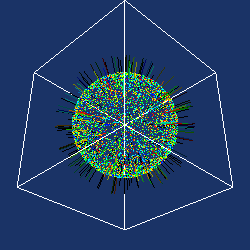

The Python source for this figure:
#!/usr/bin/env python

# Demonstrate vtkPCANormalEstimation by extracting points near a sphere
# surface, estimating normals oriented toward a point, and rendering
# with hedgehog normals.

# Factory overrides
import vtkmodules.vtkInteractionStyle  # noqa: F401
import vtkmodules.vtkRenderingFreeType  # noqa: F401
import vtkmodules.vtkRenderingOpenGL2  # noqa: F401

from vtkmodules.vtkCommonCore import vtkMath
from vtkmodules.vtkCommonDataModel import vtkSphere
from vtkmodules.vtkCommonSystem import vtkTimerLog
from vtkmodules.vtkFiltersCore import (
    vtkHedgeHog,
    vtkMaskPoints,
)
from vtkmodules.vtkFiltersModeling import vtkOutlineFilter
from vtkmodules.vtkFiltersPoints import (
    vtkBoundedPointSource,
    vtkFitImplicitFunction,
    vtkPCANormalEstimation,
)
from vtkmodules.vtkRenderingCore import (
    vtkActor,
    vtkPointGaussianMapper,
    vtkPolyDataMapper,
    vtkRenderWindow,
    vtkRenderWindowInteractor,
    vtkRenderer,
)

# Parameters
n_pts = 1000000
math = vtkMath()
math.RandomSeed(31415)

# Bounded random point source
points = vtkBoundedPointSource()
points.SetNumberOfPoints(n_pts)
points.ProduceRandomScalarsOn()
points.ProduceCellOutputOff()
points.Update()

# Sphere implicit function
sphere = vtkSphere()
sphere.SetCenter(0, 0, 0)
sphere.SetRadius(0.75)

# Extract points near sphere surface
extract = vtkFitImplicitFunction()
extract.SetInputConnection(points.GetOutputPort())
extract.SetImplicitFunction(sphere)
extract.SetThreshold(0.005)
extract.Update()

# Estimate PCA normals oriented toward origin
normal_estimator = vtkPCANormalEstimation()
normal_estimator.SetInputConnection(extract.GetOutputPort())
normal_estimator.SetSampleSize(20)
normal_estimator.FlipNormalsOn()
normal_estimator.SetNormalOrientationToPoint()
normal_estimator.SetOrientationPoint(0, 0, 0)

timer = vtkTimerLog()
timer.StartTimer()
normal_estimator.Update()
timer.StopTimer()
print("Points processed: {0}".format(n_pts))
print("   Time to generate normals: {0}".format(timer.GetElapsedTime()))

normal_mapper = vtkPointGaussianMapper()
normal_mapper.SetInputConnection(normal_estimator.GetOutputPort())
normal_mapper.EmissiveOff()
normal_mapper.SetScaleFactor(0.0)

normal_actor = vtkActor()
normal_actor.SetMapper(normal_mapper)

# Draw normals as hedgehog
mask = vtkMaskPoints()
mask.SetInputConnection(normal_estimator.GetOutputPort())
mask.SetRandomModeType(1)
mask.SetMaximumNumberOfPoints(250)

hedgehog = vtkHedgeHog()
hedgehog.SetInputConnection(mask.GetOutputPort())
hedgehog.SetVectorModeToUseNormal()
hedgehog.SetScaleFactor(0.25)

hedgehog_mapper = vtkPolyDataMapper()
hedgehog_mapper.SetInputConnection(hedgehog.GetOutputPort())

hedgehog_actor = vtkActor()
hedgehog_actor.SetMapper(hedgehog_mapper)

# Outline
outline = vtkOutlineFilter()
outline.SetInputConnection(points.GetOutputPort())

outline_mapper = vtkPolyDataMapper()
outline_mapper.SetInputConnection(outline.GetOutputPort())

outline_actor = vtkActor()
outline_actor.SetMapper(outline_mapper)

# Renderer
renderer = vtkRenderer()
renderer.AddActor(normal_actor)
renderer.AddActor(hedgehog_actor)
renderer.AddActor(outline_actor)
renderer.SetBackground(0.1, 0.2, 0.4)

# Window
render_window = vtkRenderWindow()
render_window.AddRenderer(renderer)
render_window.SetSize(250, 250)
render_window.SetWindowName("pca normal estimation cloud")

# Scene
camera = renderer.GetActiveCamera()
camera.SetFocalPoint(1, 1, 1)
camera.SetPosition(0, 0, 0)
renderer.ResetCamera()

# Interactor
interactor = vtkRenderWindowInteractor()
interactor.SetRenderWindow(render_window)

interactor.Initialize()
interactor.Start()
